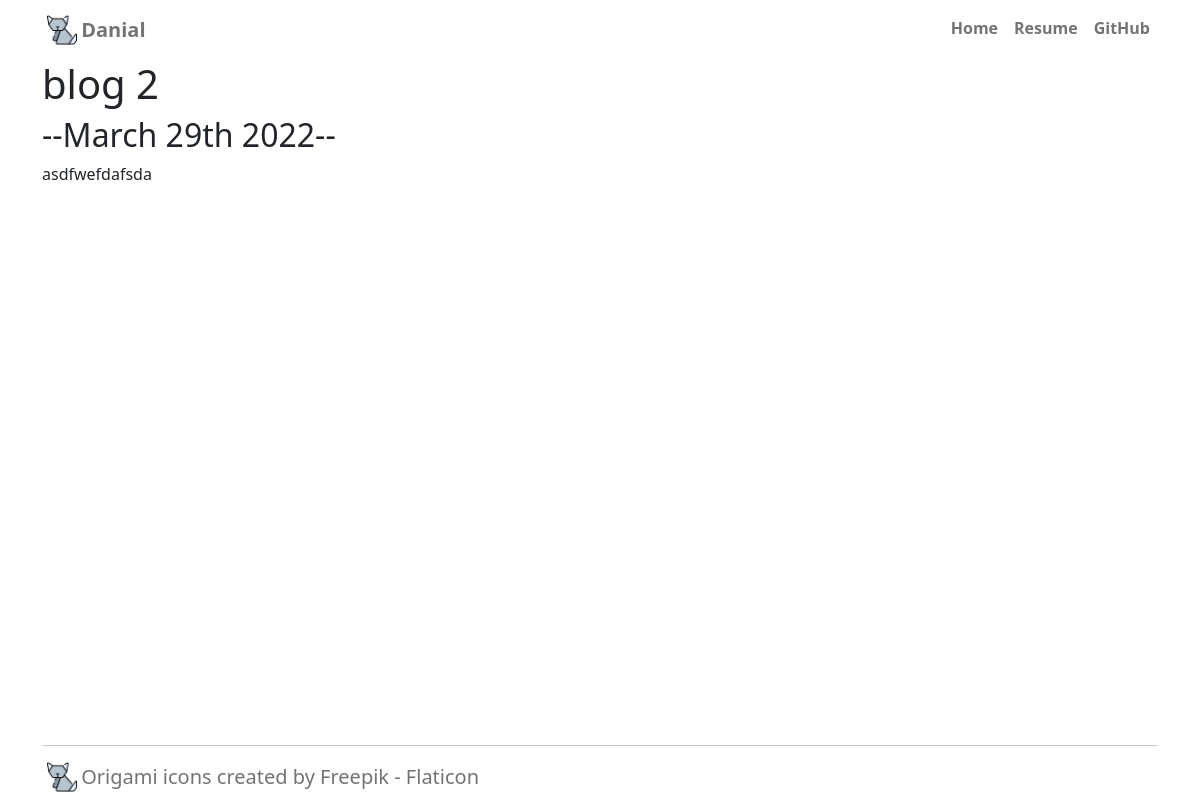
The app's page /blog/2/ with its own data.
### blog/models.py (models this page shows, shortened)
class Blog(models.Model):
    title = models.CharField(max_length=200)
    description = models.TextField(null=True)
    date = models.DateField(null=True)

### blog/views.py (the view)
# urls.py: path('<int:blog_id>/', views.detail, name='detail'),
def detail(request,blog_id):
    current_url = resolve(request.path_info).url_name
    blog = get_object_or_404(Blog,pk=blog_id)
    return render(request, 'blog/detail.html',{'blog':blog,'current_url':current_url})

### blog/templates/blog/detail.html
{% extends 'portfolio/base.html' %}
{% block content %}
<h1>{{ blog.title }}</h1>
<h2>--{{ blog.date|date:'F jS Y'}}--</h2>
{{ blog.description|safe }}
{% endblock %}

### records on screen
Blog: title "blog 2", date "March 29th 2022", description "asdfwefdafsda"
